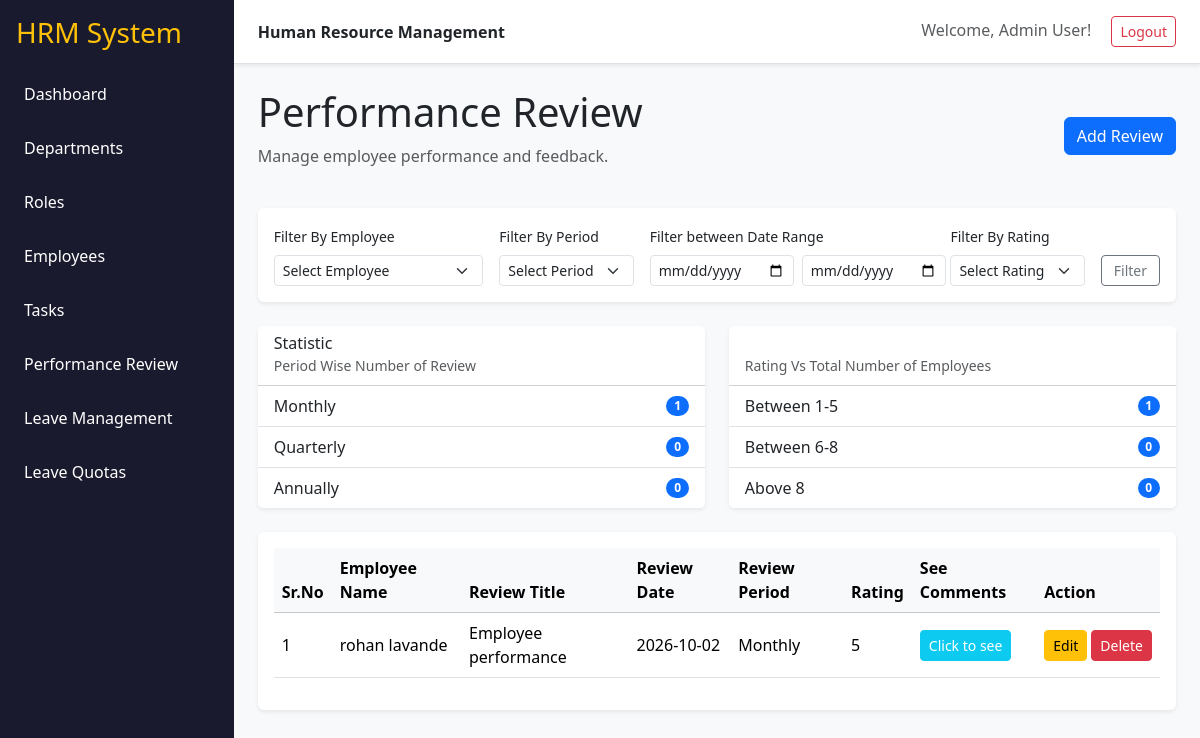
The page /reviews (signed in) on the database its author committed.
### tables this page shows
CREATE TABLE performance_review (
            review_id INTEGER PRIMARY KEY AUTOINCREMENT,
            review_title VARCHAR(100) NOT NULL,
            review_date DATE NOT NULL,
            employee_id INTEGER NOT NULL,
            reviewed_by INTEGER NOT NULL,
            review_period VARCHAR(100) NOT NULL,
            rating INTEGER NOT NULL,
            comments VARCHAR(300),
            created_at DATETIME NOT NULL,
            updated_at DATETIME NOT NULL,
            FOREIGN KEY (employee_id) REFERENCES user (employee_id),
            FOREIGN KEY (reviewed_by) REFERENCES user (employee_id)
        );

CREATE TABLE user (
            employee_id INTEGER PRIMARY KEY AUTOINCREMENT,
            first_name VARCHAR(100) NOT NULL,
            last_name VARCHAR(100) NOT NULL,
            username VARCHAR(100) NOT NULL UNIQUE,
            password VARCHAR(100) NOT NULL,
            email VARCHAR(100) NOT NULL UNIQUE,
            mobile VARCHAR(100) NOT NULL,
            dept_id INTEGER,
            role_id INTEGER,
            reporting_manager_id INTEGER,
            date_of_joining DATE,
            created_at DATETIME NOT NULL,
            updated_at DATETIME NOT NULL,
            FOREIGN KEY (dept_id) REFERENCES department (dept_id),
            FOREIGN KEY (role_id) REFERENCES role (role_id),
            FOREIGN KEY (reporting_manager_id) REFERENCES user (employee_id)
        );

### app.py (the view, shortened to what this page needs)
@app.route("/reviews")
@login_required
def reviews():
    conn = get_db()
    current_user_id = session.get("employee_id")
    direct_reports = conn.execute(
        "SELECT employee_id, first_name, last_name FROM user WHERE reporting_manager_id = ?",
        (current_user_id,)
    ).fetchall()
    filter_emp = request.args.get("employee_id", "")
    filter_period = request.args.get("period", "")
    start_date = request.args.get("start_date", "")
    end_date = request.args.get("end_date", "")
    filter_rating = request.args.get("rating_range", "")
    query = """
        SELECT pr.*,
               u.first_name as emp_first, u.last_name as emp_last,
               mgr.first_name as mgr_first, mgr.last_name as mgr_last
        FROM performance_review pr
        JOIN user u ON pr.employee_id = u.employee_id
        JOIN user mgr ON pr.reviewed_by = mgr.employee_id
        WHERE (pr.reviewed_by = ? OR pr.employee_id = ?)
    """
    params = [current_user_id, current_user_id]
    if filter_emp:
        query += " AND pr.employee_id = ?"
        params.append(filter_emp)
    if filter_period:
        query += " AND pr.review_period = ?"
        params.append(filter_period)
    if start_date and end_date:
        query += " AND (pr.review_date >= ? AND pr.review_date <= ?)"
        params.extend([start_date, end_date])
    query += " ORDER BY pr.review_date DESC"
    all_reviews = conn.execute(query, params).fetchall()
    stats = {
        "monthly": sum(1 for r in all_reviews if r['review_period'] == 'Monthly'),
        "quarterly": sum(1 for r in all_reviews if r['review_period'] == 'Quarterly'),
        "annually": sum(1 for r in all_reviews if r['review_period'] == 'Annually' or r['review_period'] == 'Annual'),
        "rating_1_5": sum(1 for r in all_reviews if 1 <= r['rating'] <= 5),
        "rating_6_8": sum(1 for r in all_reviews if 6 <= r['rating'] <= 8),
        "rating_above_8": sum(1 for r in all_reviews if r['rating'] >= 9)
    }
    conn.close()
    return render_template(
        "reviews.html",
        reviews=all_reviews,
        direct_reports=direct_reports,
        stats=stats,
        current_user_id=current_user_id
    )

### app.py (called while the page is built)
def login_required(f):
    @wraps(f)
    def decorated_function(*args, **kwargs):
        if 'employee_id' not in session:
            return redirect(url_for('login'))
        return f(*args, **kwargs)
    return decorated_function

def get_db():
    conn = sqlite3.connect(DB_NAME)
    conn.row_factory = sqlite3.Row
    return conn

### templates/reviews.html (shortened to what this page needs)
{% extends "base.html" %}
{% block content %}
<div class="d-flex justify-content-between align-items-center mb-4">
    <div>
        <h1>Performance Review</h1>
        <p class="text-muted">Manage employee performance and feedback.</p>
    </div>
    <a href="{{ url_for('create_review') }}" class="btn btn-primary">Add Review</a>
</div>
<div class="card mb-4 shadow-sm">
    <div class="card-body">
        <form method="get" class="row g-3">
            <div class="col-md-3">
                <label class="form-label small">Filter By Employee</label>
                <select name="employee_id" class="form-select form-select-sm">
                    <option value="">Select Employee</option>
                </select>
            </div>
            <div class="col-md-2">
                <label class="form-label small">Filter By Period</label>
                <select name="period" class="form-select form-select-sm">
                    <option value="">Select Period</option>
                </select>
            </div>
            <div class="col-md-4">
                <label class="form-label small">Filter between Date Range</label>
                <div class="d-flex gap-2">
                    <input type="date" name="start_date" class="form-control form-control-sm" placeholder="From:" value="{{ request.args.get('start_date', '') }}">
                    <input type="date" name="end_date" class="form-control form-control-sm" placeholder="To:" value="{{ request.args.get('end_date', '') }}">
                </div>
            </div>
            <div class="col-md-2">
                <label class="form-label small">Filter By Rating</label>
                <select name="rating_range" class="form-select form-select-sm">
                    <option value="">Select Rating</option>
                </select>
            </div>
            <div class="col-md-1 d-flex align-items-end">
                <button type="submit" class="btn btn-sm btn-outline-secondary w-100">Filter</button>
            </div>
        </form>
    </div>
</div>
<div class="row mb-4">
    <div class="col-md-6">
        <div class="card shadow-sm">
            <div class="card-header bg-white">
                <h6 class="mb-0">Statistic</h6>
                <small class="text-muted">Period Wise Number of Review</small>
            </div>
            <ul class="list-group list-group-flush">
                <li class="list-group-item d-flex justify-content-between align-items-center">
                    Monthly <span class="badge bg-primary rounded-pill">{{ stats.monthly }}</span>
                </li>
                <li class="list-group-item d-flex justify-content-between align-items-center">
                    Quarterly <span class="badge bg-primary rounded-pill">{{ stats.quarterly }}</span>
                </li>
                <li class="list-group-item d-flex justify-content-between align-items-center">
                    Annually <span class="badge bg-primary rounded-pill">{{ stats.annually }}</span>
                </li>
            </ul>
        </div>
    </div>
    <div class="col-md-6">
        <div class="card shadow-sm">
            <div class="card-header bg-white">
                <h6 class="mb-0">&nbsp;</h6>
                <small class="text-muted">Rating Vs Total Number of Employees</small>
            </div>
            <ul class="list-group list-group-flush">
                <li class="list-group-item d-flex justify-content-between align-items-center">
                    Between 1-5 <span class="badge bg-primary rounded-pill">{{ stats.rating_1_5 }}</span>
                </li>
                <li class="list-group-item d-flex justify-content-between align-items-center">
                    Between 6-8 <span class="badge bg-primary rounded-pill">{{ stats.rating_6_8 }}</span>
                </li>
                <li class="list-group-item d-flex justify-content-between align-items-center">
                    Above 8 <span class="badge bg-primary rounded-pill">{{ stats.rating_above_8 }}</span>
                </li>
            </ul>
        </div>
    </div>
</div>
<div class="table-responsive bg-white rounded shadow-sm p-3">
    <table class="table table-hover align-middle">
        <thead class="table-light">
            <tr>
                <th>Sr.No</th>
                <th>Employee Name</th>
                <th>Review Title</th>
                <th>Review Date</th>
                <th>Review Period</th>
                <th>Rating</th>
                <th>See Comments</th>
                <th>Action</th>
            </tr>
        </thead>
        <tbody>
            {% for r in reviews %}
            <tr>
                <td>{{ loop.index }}</td>
                <td>{{ r.emp_first }} {{ r.emp_last }}</td>
                <td>{{ r.review_title }}</td>
                <td>{{ r.review_date }}</td>
                <td>{{ r.review_period }}</td>
                <td>{{ r.rating }}</td>
                <td>
                    <button type="button" class="btn btn-sm btn-info text-white" onclick="alert('{{ r.comments | escape }}')">Click to see</button>
                </td>
                <td>
                    {% if r.reviewed_by == current_user_id %}
                    <div class="d-flex gap-1">
                        <a href="{{ url_for('edit_review', review_id=r.review_id) }}" class="btn btn-sm btn-warning">Edit</a>
                        <form method="post" action="{{ url_for('delete_review', review_id=r.review_id) }}" onsubmit="return confirm('Delete this review?');">
                            <button type="submit" class="btn btn-sm btn-danger">Delete</button>
                        </form>
                    </div>
                    {% endif %}
                </td>
            </tr>
            {% else %}
            <tr>
                <td colspan="8" class="text-center text-muted">No reviews found.</td>
            </tr>
            {% endfor %}
        </tbody>
    </table>
</div>
{% endblock %}

### static/css/style.css (style rules this page uses)
body { background: #f6f8fb; }
.card { border: 0; }

### rows shown on the page
performance_review: emp_first "rohan", emp_last "lavande", review_title "Employee performance", review_date "2026-10-02", review_period "Monthly", rating "5"

### other values the page prints
{{ session.get('name', 'User') }} "Admin User"
{{ stats.monthly }} "1"
{{ stats.quarterly }} "0"
{{ stats.annually }} "0"
{{ stats.rating_1_5 }} "1"
{{ stats.rating_6_8 }} "0"
{{ stats.rating_above_8 }} "0"
